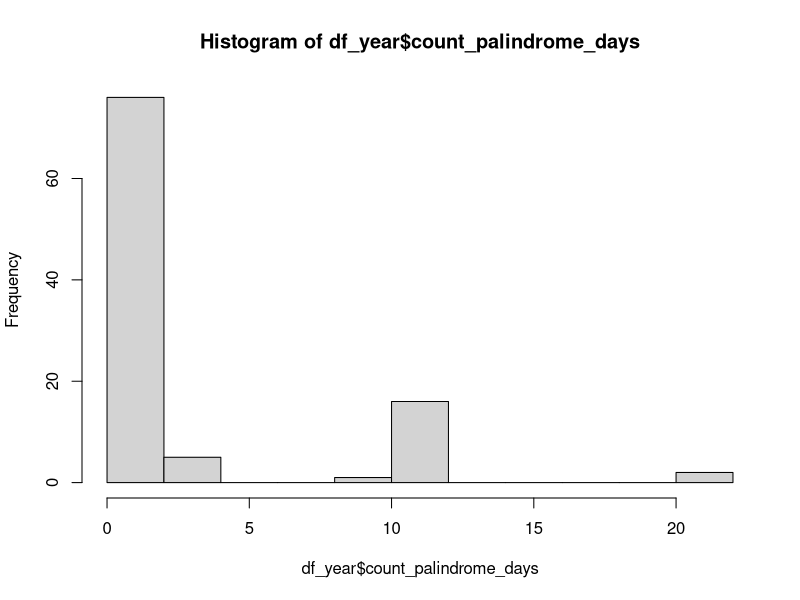

R code for this plot:
library(magrittr)
library(dplyr)

## How many palindromes in a year?
## Which year in the current century has the most palindromes?

## Defining date as (month, day, year)
## No spaces 
## 2 digit year
## No leading zeroes for month or day

# Function to reverse text
strReverse <- function(x)
        sapply(lapply(strsplit(x, NULL), rev), paste, collapse = "")

# Sequence of dates
df <- data.frame(date = seq.Date(as.Date("2000-01-01"), as.Date("2099-12-31"), by = "1 day"))

# Flag palindromes
df %<>%
  mutate(year = format(date, "%Y"),
         character_date = paste0(
           sub("^0+", "", format(date, "%m")),
           sub("^0+", "", format(date, "%d")),
           format(date, "%y")),
         reverse_character_date = strReverse(character_date),
         palindrome = case_when(
           character_date == reverse_character_date ~ 1,
           TRUE ~ 0))

# how many palindrome days?
df %>%
  summarise(sum = sum(palindrome))

# So it looks like the only years without palindrome days are due to issues with leading zeroes.
# eg 2020 will not have a palindrome because, by definition, there will never be a day in February that starts with a '0'. Also, there is no 20th month

# what percent of days are palindrome days?
df %>%
  summarise(mean = mean(palindrome))

# Aggregate at year level
df_year <-
  df %>%
  group_by(year) %>%
  summarise(count_palindrome_days = sum(palindrome),
            has_palindrome = max(palindrome))

# How many years don't have a palindrome at all?
table(df_year$has_palindrome)

# histogram
hist(df_year$count_palindrome_days)
table(df_year$count_palindrome_days)

# What are the most exciting upcoming palindrome years?
df_year %>%
  arrange(desc(count_palindrome_days)) %>%
  filter(as.numeric(year) > 2019) %>%
  head()

# What are the most boring upcoming palindrome years?
df_year %>%
  arrange(as.numeric(year)) %>%
  filter(count_palindrome_days == 0,
         as.numeric(year) > 2019) %>%
  head()
